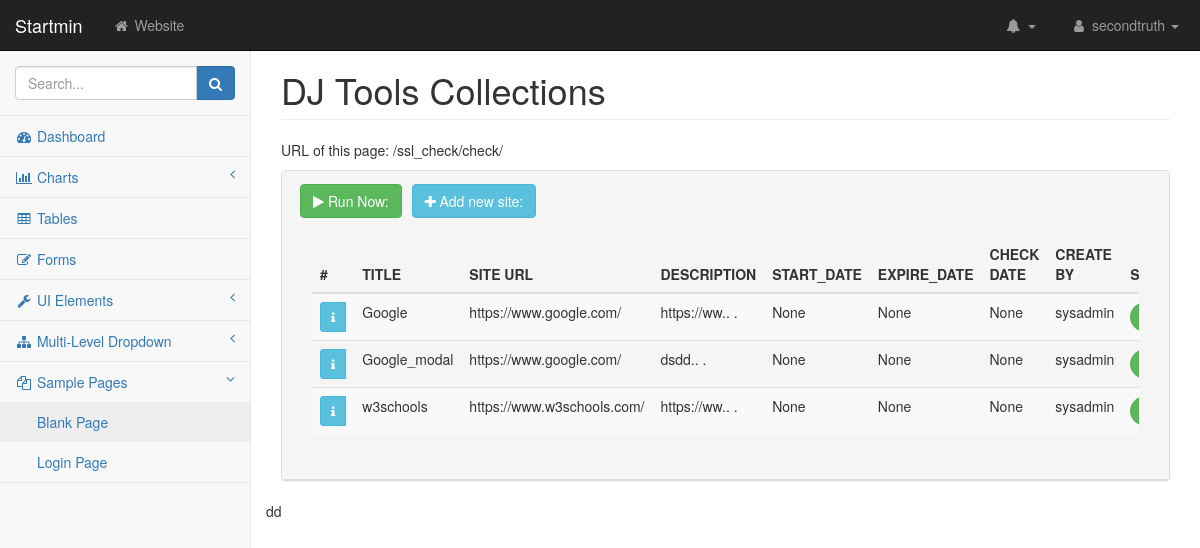
/ssl_check/check/, run on the app's committed database.
### sslapp/models.py (models this page shows, shortened)
class sslSiteModel(models.Model):
    ssl_title = models.CharField(max_length=100)
    ssl_site = models.URLField()
    ssl_desc = models.TextField()
    ssl_cert_info = models.TextField()
    ssl_create_date = models.DateField(null=True, blank=True)
    ssl_expiry_date = models.DateField(null=True, blank=True)
    ssl_last_check = models.DateField(null=True, blank=True)
    ssl_author = models.ForeignKey(User,on_delete=models.CASCADE)
    ssl_status = models.IntegerField(default=1)

### sslapp/views.py (the view)
# urls.py: path('check/', SslCheckList.as_view(), name='sslapp-sslcheck'),
class SslCheckList(ListView):
   model = sslSiteModel
   template_name = 'sslapp/ssl_check.html'
   context_object_name = 'sslcheckList'

### sslapp/templates/sslapp/ssl_check.html (shortened to what this page needs)
{% extends 'service/base.html' %}
{% block  content %}
    <div >
        <div class="panel panel-default">
            <div class="panel-heading">
                <div  class="column">
                     <form method="POST" action="{% url "sslapp-exec-check" %}" >
                        <button type="submit" class="btn btn-success" style="margin: 3px;">
                            <i class="fa fa-play"></i>  Run Now:
                        </button>
                        <button id="create_check" type="button" class="btn btn-info" style="margin: 3px;">
                        <i class="fa fa-plus"></i>  Add new site:
                        </button>
                    </form>
            </div>
            <div class="panel-body">
                <div class="table-responsive">
                    <table class="table table-striped">
                        <thead>
                            <tr>
                                <th>#</th>
                                <th>TITLE</th>
                                <th>SITE URL</th>
                                <th>DESCRIPTION</th>
                                <th>START_DATE</th>
                                <th>EXPIRE_DATE</th>
                                <th>CHECK DATE</th>
                                <th>CREATE BY</th>
                                <th>STATUS</th>
                            </tr>
                        </thead>
                        <tbody>
                            {% for  sslcheck in  sslcheckList %}
                                <tr>
                                    <td><div class="btn-group open">
                                            <button type="button" class="btn btn-info btn-sm " data-toggle="collapse" data-target="#certinfo">
                                                <i class="fa fa-info"></i>
                                            </button>
                                        </div>
                                    </td>
                                    <td>{{ sslcheck.ssl_title }}</td>
                                    <td>{{ sslcheck.ssl_site }}</td>
                                    <td>{{ sslcheck.ssl_desc|slice:":10" }}.. .</td>
                                    <td>{{ sslcheck.ssl_create_date }}</td>
                                    <td>{{ sslcheck.ssl_expiry_date }}</td>
                                    <td>{{ sslcheck.ssl_last_check }}</td>
                                    <td>{{ sslcheck.ssl_author }}</td>
                                    <td>
                                        {% if sslcheck.ssl_status > 0 %}
                                            <button type="button" class="btn btn-success btn-circle  btn-sm"></button>
                                        {% else %}
                                            <button type="button" class="btn btn-danger btn-circle  btn-sm"><i class="fa fa-times"></i></button>
                                        {% endif %}
                                    </td>
                                </tr>
                            {% endfor %}
                        </tbody>
                    </table>
                </div>
            </div>
        </div>
    </div>
</div>
{% endblock content %}

### service/static/service/css/startmin.css (style rules this page uses)
body { background-color: #f8f8f8; }
.btn-circle { width: 30px; height: 30px; padding: 6px 0; border-radius: 15px; text-align: center; font-size: 12px; line-height: 1.428571429; }

### data on the page
sslSiteModel: ssl_title "Google", ssl_site "https://www.google.com/", ssl_desc "https://ww", ssl_create_date "None", ssl_expiry_date "None", ssl_last_check "None", ssl_author "sysadmin"
sslSiteModel: ssl_title "Google_modal", ssl_site "https://www.google.com/", ssl_desc "dsdd", ssl_create_date "None", ssl_expiry_date "None", ssl_last_check "None", ssl_author "sysadmin"
sslSiteModel: ssl_title "w3schools", ssl_site "https://www.w3schools.com/", ssl_desc "https://ww", ssl_create_date "None", ssl_expiry_date "None", ssl_last_check "None", ssl_author "sysadmin"

### other printed values
{{ request.get_full_path }} "/ssl_check/check/"
